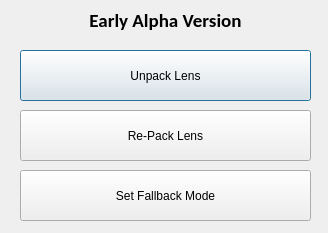
<?xml version="1.0" encoding="UTF-8"?>
<ui version="4.0">
 <class>Dialog</class>
 <widget class="QDialog" name="Dialog">
  <property name="geometry">
   <rect>
    <x>0</x>
    <y>0</y>
    <width>328</width>
    <height>233</height>
   </rect>
  </property>
  <property name="windowTitle">
   <string>Snap Lens Tool</string>
  </property>
  <widget class="QPushButton" name="unpackButton">
   <property name="geometry">
    <rect>
     <x>20</x>
     <y>50</y>
     <width>291</width>
     <height>51</height>
    </rect>
   </property>
   <property name="toolTip">
    <string>&lt;html&gt;&lt;head/&gt;&lt;body&gt;&lt;p&gt;Select snap lens file for unpacking&lt;/p&gt;&lt;/body&gt;&lt;/html&gt;</string>
   </property>
   <property name="text">
    <string>Unpack Lens</string>
   </property>
  </widget>
  <widget class="QPushButton" name="repackButton">
   <property name="geometry">
    <rect>
     <x>20</x>
     <y>110</y>
     <width>291</width>
     <height>51</height>
    </rect>
   </property>
   <property name="toolTip">
    <string>&lt;html&gt;&lt;head/&gt;&lt;body&gt;&lt;p&gt;Select unpacked snap lens files for re-packing&lt;/p&gt;&lt;/body&gt;&lt;/html&gt;</string>
   </property>
   <property name="text">
    <string>Re-Pack Lens</string>
   </property>
  </widget>
  <widget class="QPushButton" name="fallbackButton">
   <property name="geometry">
    <rect>
     <x>20</x>
     <y>170</y>
     <width>291</width>
     <height>51</height>
    </rect>
   </property>
   <property name="toolTip">
    <string>&lt;html&gt;&lt;head/&gt;&lt;body&gt;&lt;p&gt;Fallback mode can fix issues with Snap Camera&lt;/p&gt;&lt;/body&gt;&lt;/html&gt;</string>
   </property>
   <property name="text">
    <string>Set Fallback Mode</string>
   </property>
  </widget>
  <widget class="QLabel" name="label">
   <property name="geometry">
    <rect>
     <x>20</x>
     <y>10</y>
     <width>291</width>
     <height>20</height>
    </rect>
   </property>
   <property name="font">
    <font>
     <family>Calibri</family>
     <pointsize>14</pointsize>
     <weight>75</weight>
     <bold>true</bold>
    </font>
   </property>
   <property name="layoutDirection">
    <enum>Qt::RightToLeft</enum>
   </property>
   <property name="text">
    <string>Early Alpha Version</string>
   </property>
   <property name="alignment">
    <set>Qt::AlignCenter</set>
   </property>
  </widget>
 </widget>
 <resources/>
 <connections/>
</ui>
